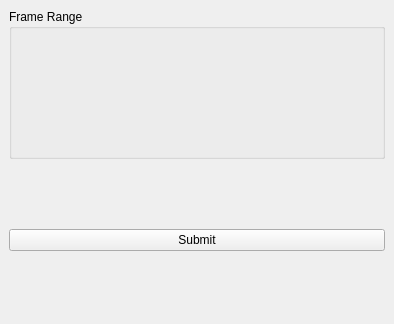
<?xml version="1.0" encoding="UTF-8"?>
<ui version="4.0">
 <class>MainWindow</class>
 <widget class="QMainWindow" name="MainWindow">
  <property name="geometry">
   <rect>
    <x>0</x>
    <y>0</y>
    <width>394</width>
    <height>324</height>
   </rect>
  </property>
  <property name="windowTitle">
   <string>Conductor</string>
  </property>
  <property name="windowIcon">
   <iconset resource="../submitter_resources.qrc">
    <normaloff>:/images/resources/conductor_logo_01_x32.png</normaloff>:/images/resources/conductor_logo_01_x32.png</iconset>
  </property>
  <widget class="QWidget" name="centralwidget">
   <layout class="QVBoxLayout" name="verticalLayout">
    <item>
     <widget class="QGroupBox" name="ui_framerange_grpbx">
      <property name="title">
       <string>Frame Range</string>
      </property>
      <layout class="QVBoxLayout" name="verticalLayout_17">
       <property name="bottomMargin">
        <number>9</number>
       </property>
       <item>
        <widget class="QWidget" name="widget_17" native="true">
         <layout class="QHBoxLayout" name="horizontalLayout_17">
          <property name="margin">
           <number>0</number>
          </property>
          <item>
           <widget class="QWidget" name="widget_18" native="true">
            <layout class="QVBoxLayout" name="verticalLayout_18">
             <property name="margin">
              <number>0</number>
             </property>
            </layout>
           </widget>
          </item>
          <item>
           <widget class="QWidget" name="widget_19" native="true">
            <layout class="QVBoxLayout" name="verticalLayout_19">
             <property name="margin">
              <number>0</number>
             </property>
             <item>
              <widget class="QWidget" name="ui_custom_wgt" native="true">
               <layout class="QHBoxLayout" name="horizontalLayout_19">
                <property name="spacing">
                 <number>0</number>
                </property>
                <property name="margin">
                 <number>0</number>
                </property>
               </layout>
              </widget>
             </item>
            </layout>
           </widget>
          </item>
         </layout>
        </widget>
       </item>
      </layout>
     </widget>
    </item>
    <item>
     <widget class="QWidget" name="widget_6" native="true">
      <layout class="QHBoxLayout" name="horizontalLayout_5">
       <property name="margin">
        <number>0</number>
       </property>
       <item>
        <widget class="QPushButton" name="ui_submit_pbtn">
         <property name="text">
          <string>Submit</string>
         </property>
        </widget>
       </item>
      </layout>
     </widget>
    </item>
   </layout>
  </widget>
 </widget>
 <tabstops>
  <tabstop>ui_submit_pbtn</tabstop>
 </tabstops>
 <resources>
  <include location="../submitter_resources.qrc"/>
 </resources>
 <connections/>
</ui>
